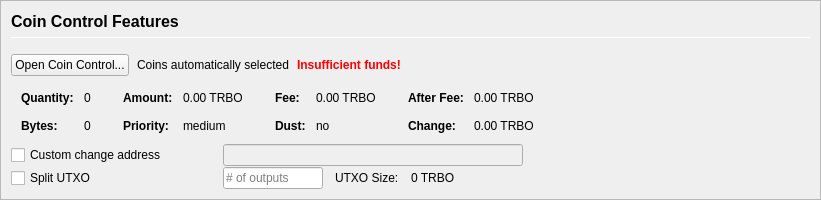
         <widget class="QFrame" name="frameCoinControl">
          <property name="sizePolicy">
           <sizepolicy hsizetype="Expanding" vsizetype="Expanding">
            <horstretch>0</horstretch>
            <verstretch>0</verstretch>
           </sizepolicy>
          </property>
          <property name="maximumSize">
           <size>
            <width>16777215</width>
            <height>16777215</height>
           </size>
          </property>
          <property name="frameShape">
           <enum>QFrame::StyledPanel</enum>
          </property>
          <property name="frameShadow">
           <enum>QFrame::Sunken</enum>
          </property>
          <layout class="QVBoxLayout" name="verticalLayoutCoinControl2">
           <property name="spacing">
            <number>0</number>
           </property>
           <property name="leftMargin">
            <number>0</number>
           </property>
           <property name="topMargin">
            <number>0</number>
           </property>
           <property name="rightMargin">
            <number>0</number>
           </property>
           <property name="bottomMargin">
            <number>0</number>
           </property>
           <item>
            <widget class="QFrame" name="frameCoinControl_BG">
             <layout class="QVBoxLayout" name="verticalLayoutCoinControl" stretch="0,0,0,0,0,0">
              <property name="spacing">
               <number>1</number>
              </property>
              <property name="leftMargin">
               <number>10</number>
              </property>
              <property name="topMargin">
               <number>10</number>
              </property>
              <item>
               <layout class="QHBoxLayout" name="horizontalLayoutCoinControl1">
                <property name="bottomMargin">
                 <number>15</number>
                </property>
                <item>
                 <layout class="QVBoxLayout" name="verticalLayout_3">
                  <property name="spacing">
                   <number>6</number>
                  </property>
                  <item>
                   <widget class="QLabel" name="labelCoinControlFeatures">
                    <property name="sizePolicy">
                     <sizepolicy hsizetype="Preferred" vsizetype="Maximum">
                      <horstretch>0</horstretch>
                      <verstretch>0</verstretch>
                     </sizepolicy>
                    </property>
                    <property name="minimumSize">
                     <size>
                      <width>0</width>
                      <height>20</height>
                     </size>
                    </property>
                    <property name="font">
                     <font>
                      <pointsize>12</pointsize>
                      <weight>75</weight>
                      <bold>true</bold>
                     </font>
                    </property>
                    <property name="styleSheet">
                     <string notr="true">font-weight:bold;</string>
                    </property>
                    <property name="text">
                     <string>Coin Control Features</string>
                    </property>
                   </widget>
                  </item>
                  <item>
                   <widget class="Line" name="line">
                    <property name="minimumSize">
                     <size>
                      <width>0</width>
                      <height>1</height>
                     </size>
                    </property>
                    <property name="maximumSize">
                     <size>
                      <width>16777215</width>
                      <height>1</height>
                     </size>
                    </property>
                    <property name="orientation">
                     <enum>Qt::Horizontal</enum>
                    </property>
                   </widget>
                  </item>
                 </layout>
                </item>
               </layout>
              </item>
              <item>
               <layout class="QHBoxLayout" name="horizontalLayoutCoinControl2" stretch="0,0,0,0">
                <property name="spacing">
                 <number>8</number>
                </property>
                <property name="bottomMargin">
                 <number>10</number>
                </property>
                <item>
                 <widget class="QPushButton" name="pushButtonCoinControl">
                  <property name="styleSheet">
                   <string notr="true"/>
                  </property>
                  <property name="text">
                   <string>Open Coin Control...</string>
                  </property>
                  <property name="autoDefault">
                   <bool>false</bool>
                  </property>
                 </widget>
                </item>
                <item>
                 <widget class="QLabel" name="labelCoinControlAutomaticallySelected">
                  <property name="text">
                   <string>Coins automatically selected</string>
                  </property>
                  <property name="margin">
                   <number>5</number>
                  </property>
                 </widget>
                </item>
                <item>
                 <widget class="QLabel" name="labelCoinControlInsuffFunds">
                  <property name="font">
                   <font>
                    <weight>75</weight>
                    <bold>true</bold>
                   </font>
                  </property>
                  <property name="styleSheet">
                   <string notr="true">color:red;font-weight:bold;</string>
                  </property>
                  <property name="text">
                   <string>Insufficient funds!</string>
                  </property>
                  <property name="margin">
                   <number>5</number>
                  </property>
                 </widget>
                </item>
                <item>
                 <spacer name="horizontalSpacerCoinControl">
                  <property name="orientation">
                   <enum>Qt::Horizontal</enum>
                  </property>
                  <property name="sizeHint" stdset="0">
                   <size>
                    <width>40</width>
                    <height>1</height>
                   </size>
                  </property>
                 </spacer>
                </item>
               </layout>
              </item>
              <item>
               <widget class="QWidget" name="widgetCoinControl" native="true">
                <property name="sizePolicy">
                 <sizepolicy hsizetype="Preferred" vsizetype="Preferred">
                  <horstretch>0</horstretch>
                  <verstretch>0</verstretch>
                 </sizepolicy>
                </property>
                <property name="minimumSize">
                 <size>
                  <width>0</width>
                  <height>0</height>
                 </size>
                </property>
                <property name="styleSheet">
                 <string notr="true"/>
                </property>
                <layout class="QHBoxLayout" name="horizontalLayoutCoinControl5">
                 <property name="leftMargin">
                  <number>0</number>
                 </property>
                 <property name="topMargin">
                  <number>0</number>
                 </property>
                 <property name="rightMargin">
                  <number>0</number>
                 </property>
                 <property name="bottomMargin">
                  <number>0</number>
                 </property>
                 <item>
                  <layout class="QHBoxLayout" name="horizontalLayoutCoinControl3" stretch="0,0,0,1">
                   <property name="spacing">
                    <number>20</number>
                   </property>
                   <property name="topMargin">
                    <number>0</number>
                   </property>
                   <property name="bottomMargin">
                    <number>10</number>
                   </property>
                   <item>
                    <layout class="QFormLayout" name="formLayoutCoinControl1">
                     <property name="horizontalSpacing">
                      <number>10</number>
                     </property>
                     <property name="verticalSpacing">
                      <number>14</number>
                     </property>
                     <property name="leftMargin">
                      <number>10</number>
                     </property>
                     <property name="topMargin">
                      <number>4</number>
                     </property>
                     <property name="rightMargin">
                      <number>6</number>
                     </property>
                     <item row="0" column="0">
                      <widget class="QLabel" name="labelCoinControlQuantityText">
                       <property name="font">
                        <font>
                         <weight>75</weight>
                         <bold>true</bold>
                        </font>
                       </property>
                       <property name="text">
                        <string>Quantity:</string>
                       </property>
                       <property name="margin">
                        <number>0</number>
                       </property>
                      </widget>
                     </item>
                     <item row="0" column="1">
                      <widget class="QLabel" name="labelCoinControlQuantity">
                       <property name="cursor">
                        <cursorShape>IBeamCursor</cursorShape>
                       </property>
                       <property name="contextMenuPolicy">
                        <enum>Qt::ActionsContextMenu</enum>
                       </property>
                       <property name="text">
                        <string notr="true">0</string>
                       </property>
                       <property name="margin">
                        <number>0</number>
                       </property>
                       <property name="textInteractionFlags">
                        <set>Qt::LinksAccessibleByMouse|Qt::TextSelectableByKeyboard|Qt::TextSelectableByMouse</set>
                       </property>
                      </widget>
                     </item>
                     <item row="1" column="0">
                      <widget class="QLabel" name="labelCoinControlBytesText">
                       <property name="font">
                        <font>
                         <weight>75</weight>
                         <bold>true</bold>
                        </font>
                       </property>
                       <property name="text">
                        <string>Bytes:</string>
                       </property>
                      </widget>
                     </item>
                     <item row="1" column="1">
                      <widget class="QLabel" name="labelCoinControlBytes">
                       <property name="cursor">
                        <cursorShape>IBeamCursor</cursorShape>
                       </property>
                       <property name="contextMenuPolicy">
                        <enum>Qt::ActionsContextMenu</enum>
                       </property>
                       <property name="text">
                        <string notr="true">0</string>
                       </property>
                       <property name="textInteractionFlags">
                        <set>Qt::LinksAccessibleByMouse|Qt::TextSelectableByKeyboard|Qt::TextSelectableByMouse</set>
                       </property>
                      </widget>
                     </item>
                    </layout>
                   </item>
                   <item>
                    <layout class="QFormLayout" name="formLayoutCoinControl2">
                     <property name="horizontalSpacing">
                      <number>10</number>
                     </property>
                     <property name="verticalSpacing">
                      <number>14</number>
                     </property>
                     <property name="leftMargin">
                      <number>6</number>
                     </property>
                     <property name="topMargin">
                      <number>4</number>
                     </property>
                     <property name="rightMargin">
                      <number>6</number>
                     </property>
                     <item row="0" column="0">
                      <widget class="QLabel" name="labelCoinControlAmountText">
                       <property name="font">
                        <font>
                         <weight>75</weight>
                         <bold>true</bold>
                        </font>
                       </property>
                       <property name="text">
                        <string>Amount:</string>
                       </property>
                       <property name="margin">
                        <number>0</number>
                       </property>
                      </widget>
                     </item>
                     <item row="0" column="1">
                      <widget class="QLabel" name="labelCoinControlAmount">
                       <property name="cursor">
                        <cursorShape>IBeamCursor</cursorShape>
                       </property>
                       <property name="contextMenuPolicy">
                        <enum>Qt::ActionsContextMenu</enum>
                       </property>
                       <property name="text">
                        <string notr="true">0.00 TRBO</string>
                       </property>
                       <property name="textInteractionFlags">
                        <set>Qt::LinksAccessibleByMouse|Qt::TextSelectableByKeyboard|Qt::TextSelectableByMouse</set>
                       </property>
                      </widget>
                     </item>
                     <item row="1" column="0">
                      <widget class="QLabel" name="labelCoinControlPriorityText">
                       <property name="font">
                        <font>
                         <weight>75</weight>
                         <bold>true</bold>
                        </font>
                       </property>
                       <property name="text">
                        <string>Priority:</string>
                       </property>
                      </widget>
                     </item>
                     <item row="1" column="1">
                      <widget class="QLabel" name="labelCoinControlPriority">
                       <property name="cursor">
                        <cursorShape>IBeamCursor</cursorShape>
                       </property>
                       <property name="contextMenuPolicy">
                        <enum>Qt::ActionsContextMenu</enum>
                       </property>
                       <property name="text">
                        <string>medium</string>
                       </property>
                       <property name="textInteractionFlags">
                        <set>Qt::LinksAccessibleByMouse|Qt::TextSelectableByKeyboard|Qt::TextSelectableByMouse</set>
                       </property>
                      </widget>
                     </item>
                    </layout>
                   </item>
                   <item>
                    <layout class="QFormLayout" name="formLayoutCoinControl3">
                     <property name="horizontalSpacing">
                      <number>10</number>
                     </property>
                     <property name="verticalSpacing">
                      <number>14</number>
                     </property>
                     <property name="leftMargin">
                      <number>6</number>
                     </property>
                     <property name="topMargin">
                      <number>4</number>
                     </property>
                     <property name="rightMargin">
                      <number>6</number>
                     </property>
                     <item row="0" column="0">
                      <widget class="QLabel" name="labelCoinControlFeeText">
                       <property name="font">
                        <font>
                         <weight>75</weight>
                         <bold>true</bold>
                        </font>
                       </property>
                       <property name="text">
                        <string>Fee:</string>
                       </property>
                       <property name="margin">
                        <number>0</number>
                       </property>
                      </widget>
                     </item>
                     <item row="0" column="1">
                      <widget class="QLabel" name="labelCoinControlFee">
                       <property name="cursor">
                        <cursorShape>IBeamCursor</cursorShape>
                       </property>
                       <property name="contextMenuPolicy">
                        <enum>Qt::ActionsContextMenu</enum>
                       </property>
                       <property name="text">
                        <string notr="true">0.00 TRBO</string>
                       </property>
                       <property name="textInteractionFlags">
                        <set>Qt::LinksAccessibleByMouse|Qt::TextSelectableByKeyboard|Qt::TextSelectableByMouse</set>
                       </property>
                      </widget>
                     </item>
                     <item row="1" column="0">
                      <widget class="QLabel" name="labelCoinControlLowOutputText">
                       <property name="font">
                        <font>
                         <weight>75</weight>
                         <bold>true</bold>
                        </font>
                       </property>
                       <property name="text">
                        <string>Dust:</string>
                       </property>
                      </widget>
                     </item>
                     <item row="1" column="1">
                      <widget class="QLabel" name="labelCoinControlLowOutput">
                       <property name="cursor">
                        <cursorShape>IBeamCursor</cursorShape>
                       </property>
                       <property name="contextMenuPolicy">
                        <enum>Qt::ActionsContextMenu</enum>
                       </property>
                       <property name="text">
                        <string>no</string>
                       </property>
                       <property name="textInteractionFlags">
                        <set>Qt::LinksAccessibleByMouse|Qt::TextSelectableByKeyboard|Qt::TextSelectableByMouse</set>
                       </property>
                      </widget>
                     </item>
                    </layout>
                   </item>
                   <item>
                    <layout class="QFormLayout" name="formLayoutCoinControl4">
                     <property name="horizontalSpacing">
                      <number>10</number>
                     </property>
                     <property name="verticalSpacing">
                      <number>14</number>
                     </property>
                     <property name="leftMargin">
                      <number>6</number>
                     </property>
                     <property name="topMargin">
                      <number>4</number>
                     </property>
                     <property name="rightMargin">
                      <number>6</number>
                     </property>
                     <item row="0" column="0">
                      <widget class="QLabel" name="labelCoinControlAfterFeeText">
                       <property name="font">
                        <font>
                         <weight>75</weight>
                         <bold>true</bold>
                        </font>
                       </property>
                       <property name="text">
                        <string>After Fee:</string>
                       </property>
                       <property name="margin">
                        <number>0</number>
                       </property>
                      </widget>
                     </item>
                     <item row="0" column="1">
                      <widget class="QLabel" name="labelCoinControlAfterFee">
                       <property name="cursor">
                        <cursorShape>IBeamCursor</cursorShape>
                       </property>
                       <property name="contextMenuPolicy">
                        <enum>Qt::ActionsContextMenu</enum>
                       </property>
                       <property name="text">
                        <string notr="true">0.00 TRBO</string>
                       </property>
                       <property name="textInteractionFlags">
                        <set>Qt::LinksAccessibleByMouse|Qt::TextSelectableByKeyboard|Qt::TextSelectableByMouse</set>
                       </property>
                      </widget>
                     </item>
                     <item row="1" column="0">
                      <widget class="QLabel" name="labelCoinControlChangeText">
                       <property name="font">
                        <font>
                         <weight>75</weight>
                         <bold>true</bold>
                        </font>
                       </property>
                       <property name="text">
                        <string>Change:</string>
                       </property>
                      </widget>
                     </item>
                     <item row="1" column="1">
                      <widget class="QLabel" name="labelCoinControlChange">
                       <property name="cursor">
                        <cursorShape>IBeamCursor</cursorShape>
                       </property>
                       <property name="contextMenuPolicy">
                        <enum>Qt::ActionsContextMenu</enum>
                       </property>
                       <property name="text">
                        <string notr="true">0.00 TRBO</string>
                       </property>
                       <property name="textInteractionFlags">
                        <set>Qt::LinksAccessibleByMouse|Qt::TextSelectableByKeyboard|Qt::TextSelectableByMouse</set>
                       </property>
                      </widget>
                     </item>
                    </layout>
                   </item>
                  </layout>
                 </item>
                </layout>
               </widget>
              </item>
              <item>
               <layout class="QHBoxLayout" name="horizontalLayoutCoinControl4">
                <property name="spacing">
                 <number>12</number>
                </property>
                <property name="sizeConstraint">
                 <enum>QLayout::SetDefaultConstraint</enum>
                </property>
                <property name="topMargin">
                 <number>0</number>
                </property>
                <property name="rightMargin">
                 <number>0</number>
                </property>
                <item>
                 <widget class="QCheckBox" name="checkBoxCoinControlChange">
                  <property name="sizePolicy">
                   <sizepolicy hsizetype="Preferred" vsizetype="Preferred">
                    <horstretch>0</horstretch>
                    <verstretch>0</verstretch>
                   </sizepolicy>
                  </property>
                  <property name="minimumSize">
                   <size>
                    <width>200</width>
                    <height>0</height>
                   </size>
                  </property>
                  <property name="maximumSize">
                   <size>
                    <width>200</width>
                    <height>16777215</height>
                   </size>
                  </property>
                  <property name="toolTip">
                   <string>If this is activated, but the change address is empty or invalid, change will be sent to a newly generated address.</string>
                  </property>
                  <property name="text">
                   <string>Custom change address</string>
                  </property>
                 </widget>
                </item>
                <item>
                 <widget class="QValidatedLineEdit" name="lineEditCoinControlChange">
                  <property name="enabled">
                   <bool>false</bool>
                  </property>
                  <property name="sizePolicy">
                   <sizepolicy hsizetype="Preferred" vsizetype="Preferred">
                    <horstretch>0</horstretch>
                    <verstretch>0</verstretch>
                   </sizepolicy>
                  </property>
                  <property name="minimumSize">
                   <size>
                    <width>300</width>
                    <height>0</height>
                   </size>
                  </property>
                 </widget>
                </item>
                <item>
                 <widget class="QLabel" name="labelCoinControlChangeLabel">
                  <property name="sizePolicy">
                   <sizepolicy hsizetype="Preferred" vsizetype="Preferred">
                    <horstretch>0</horstretch>
                    <verstretch>0</verstretch>
                   </sizepolicy>
                  </property>
                  <property name="minimumSize">
                   <size>
                    <width>100</width>
                    <height>0</height>
                   </size>
                  </property>
                  <property name="text">
                   <string/>
                  </property>
                  <property name="margin">
                   <number>3</number>
                  </property>
                 </widget>
                </item>
               </layout>
              </item>
              <item>
               <layout class="QHBoxLayout" name="horizontalLayoutCoinControl6">
                <property name="spacing">
                 <number>12</number>
                </property>
                <property name="rightMargin">
                 <number>0</number>
                </property>
                <item>
                 <widget class="QCheckBox" name="splitBlockCheckBox">
                  <property name="sizePolicy">
                   <sizepolicy hsizetype="Preferred" vsizetype="Preferred">
                    <horstretch>0</horstretch>
                    <verstretch>0</verstretch>
                   </sizepolicy>
                  </property>
                  <property name="minimumSize">
                   <size>
                    <width>200</width>
                    <height>0</height>
                   </size>
                  </property>
                  <property name="maximumSize">
                   <size>
                    <width>200</width>
                    <height>16777215</height>
                   </size>
                  </property>
                  <property name="text">
                   <string>Split UTXO</string>
                  </property>
                 </widget>
                </item>
                <item>
                 <widget class="QLineEdit" name="splitBlockLineEdit">
                  <property name="sizePolicy">
                   <sizepolicy hsizetype="Preferred" vsizetype="Preferred">
                    <horstretch>50</horstretch>
                    <verstretch>0</verstretch>
                   </sizepolicy>
                  </property>
                  <property name="minimumSize">
                   <size>
                    <width>100</width>
                    <height>0</height>
                   </size>
                  </property>
                  <property name="maximumSize">
                   <size>
                    <width>100</width>
                    <height>16777215</height>
                   </size>
                  </property>
                  <property name="placeholderText">
                   <string># of outputs</string>
                  </property>
                 </widget>
                </item>
                <item>
                 <widget class="QLabel" name="labelBlockSizeText">
                  <property name="text">
                   <string>UTXO Size:</string>
                  </property>
                 </widget>
                </item>
                <item>
                 <widget class="QLabel" name="labelBlockSize">
                  <property name="text">
                   <string>0 TRBO</string>
                  </property>
                 </widget>
                </item>
                <item>
                 <spacer name="horizontalSpacer_7">
                  <property name="orientation">
                   <enum>Qt::Horizontal</enum>
                  </property>
                  <property name="sizeHint" stdset="0">
                   <size>
                    <width>40</width>
                    <height>20</height>
                   </size>
                  </property>
                 </spacer>
                </item>
               </layout>
              </item>
              <item>
               <spacer name="verticalSpacerCoinControl">
                <property name="orientation">
                 <enum>Qt::Vertical</enum>
                </property>
                <property name="sizeHint" stdset="0">
                 <size>
                  <width>800</width>
                  <height>1</height>
                 </size>
                </property>
               </spacer>
              </item>
             </layout>
            </widget>
           </item>
          </layout>
         </widget>
